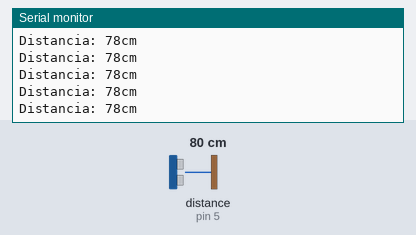
Recording of a sketch running on a simulated Arduino Uno, built with avr-gcc and run on an emulated ATmega328P. Parts: the last lines printed to the serial monitor. Wiring (inferred from the names in the program): ultrasonic range finder: trigger pin 6; echo pin 5. The inputs (shaded band) are chosen by the test bench; at power-on: distance to the obstacle (sensor on pin 5) 80 cm. The echo pulse lasts 58.3 µs per cm; the ROS host is connected and sends only what is stated.

Above: at 1.2 s.
1.3 s: distance to the obstacle (sensor on pin 5) set to 250 cm
At 1.51 s:
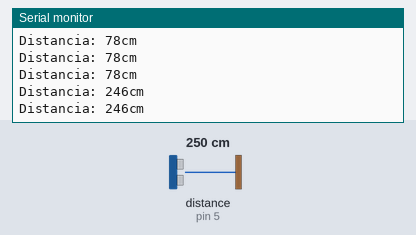
4.3 s: distance to the obstacle (sensor on pin 5) set to 2 cm
At 4.4 s:
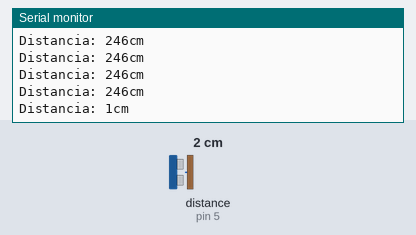
5.8 s: distance to the obstacle (sensor on pin 5) set to 299 cm
At 5.82 s:
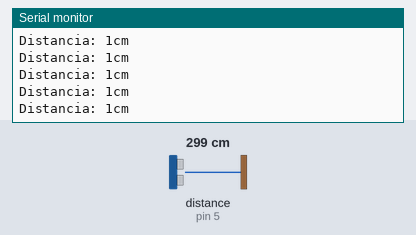
8.8 s: distance to the obstacle (sensor on pin 5) set to 35 cm
At 8.9 s:
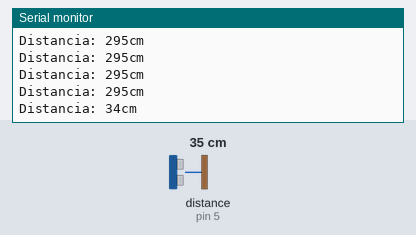
Timing chart, 0 to 11.8 s (numbered marks = the images above; inputs shaded):
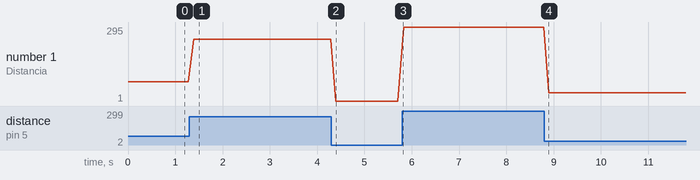

Measured:
- after the input at 1.3 s, the serial monitor: prints a new line after 0.09 s (image 1)
- after the input at 4.3 s, the serial monitor: prints a new line after 0.09 s (image 2)
- after the input at 8.8 s, the serial monitor: prints a new line after 0.10 s (image 4)
- plotted number 1: 78 → 246 after the input at 1.3 s, 246 → 1 after the input at 4.3 s, 1 → 295 after the input at 5.8 s, 295 → 34 after the input at 8.8 s

The sketch:

publicador.ino
```cpp
#include <ros.h>
//#include <std_msgs/String.h>
#include <std_msgs/Int32.h>

ros::NodeHandle nh;
std_msgs::Int32 str_msg;
ros::Publisher chatter ("chatter",&str_msg);

const int Echo=5;
const int Trigger=6;
void setup(){
 Serial.begin(9600);
 pinMode(Trigger,OUTPUT);
 pinMode(Echo,INPUT);
 digitalWrite(Trigger,LOW);
 nh.initNode();
 nh.advertise(chatter);
}
void loop(){
 long t;
 long d;

 digitalWrite(Trigger,HIGH);
 delayMicroseconds(10);
 digitalWrite(Trigger,LOW);

 t=pulseIn(Echo,HIGH);
 d=t/59;

 Serial.print("Distancia: ");
 Serial.print(d);
 Serial.println("cm");

 str_msg.data=d;
 chatter.publish(&str_msg);
 nh.spinOnce();

 delay(100);
}
```
